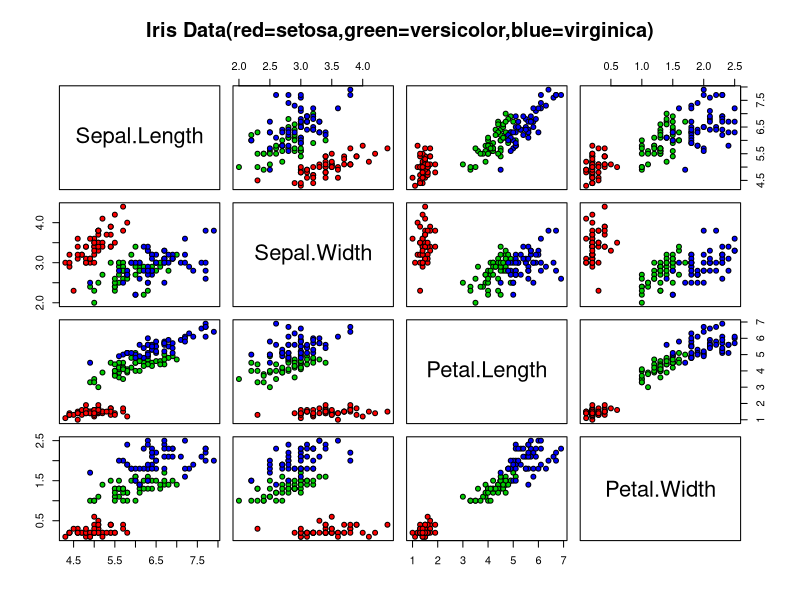

This figure's R source:
data("iris")
library(class)
library(e1071)
pairs(iris[1:4],main = "Iris Data(red=setosa,green=versicolor,blue=virginica)",pch=21,bg=c("red","green3","blue")[unclass(iris$Species)])
data(iris)
summary(iris)
classifier<-naiveBayes(iris[,1:4],iris[,5])
table(predict(classifier,iris[,-5]),iris[,5])
